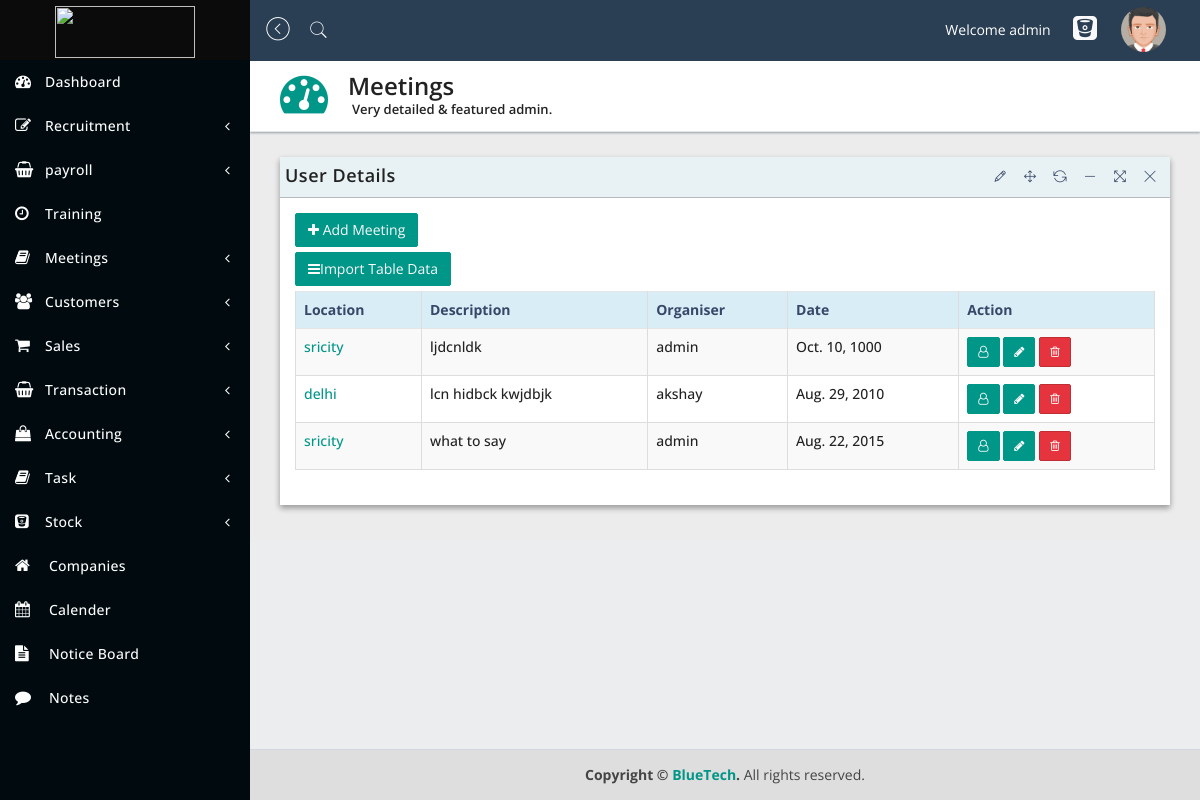
Page /hr/meeting/ (signed in) on the committed database.
### HR/models.py (models this page shows)
class Meeting(models.Model):
    organiser = models.ForeignKey(
        Employee, null=True, related_name='organiser', on_delete=models.CASCADE)
    location = models.CharField(max_length=50)
    description = models.CharField(max_length=5000)
    date = models.DateField()

### Users/models.py (models this page shows)
class Employee(models.Model):
    first_name = models.CharField(max_length=100)
    last_name = models.CharField(max_length=100)
    user = models.OneToOneField(User, on_delete=models.CASCADE)
    phone_no = models.CharField(max_length=15, null=True)
    date = models.DateField(null=True)
    GENDER_CHOICES = (('M', 'Male'),
                      ('F', 'Female'),)
    gender = models.CharField(max_length=50, null=True, choices=GENDER_CHOICES)
    DEPT_CHOICES = (('CEO', 'CEO'),
                    ('HR', 'HR'),
                    ('SALES', 'SALES'),
                    ('ACCOUNTS', 'ACCOUNTS'))
    dept = models.CharField(max_length=100, choices=DEPT_CHOICES)
    position = models.CharField(max_length=50, null=True)
    date_of_joining = models.DateField(null=True)
    reporting_to = models.ForeignKey(
        "Employee", null=True, on_delete=models.CASCADE)
    is_verified = models.BooleanField()
    is_complete = models.BooleanField()
    cv = models.FileField(upload_to='Media/cv')
    profile_pic = models.ImageField(upload_to='Media/profile_pics')
    def __str__(self):
        return self.user.username

### HR/views.py (the view)
# urls.py: path('meeting/', views.MeetingView.as_view(), name='meet'),
class MeetingView(generic.ListView):
    template = 'HR/meeting_list.html'
    def get_queryset(self):
        return Meeting.objects.all()
    def get_context_data(self, **kwargs):
        context = super().get_context_data(**kwargs)
        context['department'] = self.request.user.employee.dept
        return context

### templates/HR/meeting_list.html (shortened to what this page needs)
{% extends 'home/navbar.html' %}
{% load widget_tweaks %}
{% block body %}
    <div class="content-wrapper">
        <section class="content-header">
            <div class="header-icon">
                <i class="fa fa-dashboard"></i>
            </div>
            <div class="header-title">
                <h1>Meetings</h1>
                <small>Very detailed & featured admin.</small>
            </div>
        </section>
        <section class="content">
            <div class="row">
                <div class="col-sm-12">
                    <div class="panel panel-bd lobidrag">
                        <div class="panel-heading">
                            <div class="btn-group" id="buttonexport">
                                <a href="#">
                                    <h4>User Details</h4>
                                </a>
                            </div>
                        </div>
                        <div class="panel-body">
                            <div class="btn-group">
                                <div class="buttonexport">
                                    <a href="{% url 'users:hr:meet_add' %}" class="btn btn-add"><i
                                            class="fa fa-plus"></i> Add Meeting</a>
                                </div>
                                <div>
                                    <a href="#" class="btn btn-exp" data-toggle="modal" data-target="#addusercsv"><i
                                            class="fa fa-bars"></i>Import Table Data</a>
                                </div>
                            </div>
                            <div class="table-responsive">
                                <table id="dataTableExample1" class="table table-bordered table-striped table-hover">
                                    <thead>
                                    <tr class="info">
                                        <th>Location</th>
                                        <th>Description</th>
                                        <th>Organiser</th>
                                        <th>Date</th>
                                        <th>Action</th>
                                    </tr>
                                    </thead>
                                    <tbody>
                                    {% for meeting in object_list %}
                                        <tr>
                                            <td><a href="{% url 'users:hr:meet_detail' meeting.id %}">{{ meeting.location }}</a> </td>
                                            <td>{{ meeting.description }}</td>
                                            <td>{{ meeting.organiser }}</td>
                                            <td>{{ meeting.date }}</td>
                                            <td>
                                                <a href="#" class="btn btn-add btn-sm">
                                                    <i class="fa fa-user-o"></i></a>
                                                <a href="{% url 'users:hr:meet_update' meeting.id %}" class="btn btn-add btn-sm">
                                                    <i class="fa fa-pencil"></i></a>
                                                <a href="#" class="btn btn-danger btn-sm">
                                                    <i class="fa fa-trash-o"></i></a>
                                            </td>
                                        </tr>
                                    {% empty %}
                                        <td>Nothing to show</td>
                                    {% endfor %}
                                    </tbody>
                                </table>
                            </div>
                        </div>
                    </div>
                </div>
            </div>
        </section>
    </div>
{% endblock %}

### templates/home/navbar.html (shortened to what this page needs)
{% load static %}
<!DOCTYPE html>
<html lang="en">
<head>
    <link href="{% static 'assets/plugins/jquery-ui-1.12.1/jquery-ui.min.css' %}" rel="stylesheet" type="text/css"/>
    <link href="{% static 'assets/bootstrap/css/bootstrap.min.css' %}" rel="stylesheet" type="text/css"/>
    <link href="{% static 'assets/plugins/lobipanel/lobipanel.min.css' %}" rel="stylesheet" type="text/css"/>
    <link href="{% static 'assets/plugins/pace/flash.css' %}" rel="stylesheet" type="text/css"/>
    <link href="{% static 'assets/font-awesome/css/font-awesome.min.css' %}" rel="stylesheet" type="text/css"/>
    <link href="{% static 'assets/pe-icon-7-stroke/css/pe-icon-7-stroke.css' %}" rel="stylesheet" type="text/css"/>
    <link href="{% static 'assets/themify-icons/themify-icons.css' %}" rel="stylesheet" type="text/css"/>
    <link href="{% static 'assets/plugins/emojionearea/emojionearea.min.css' %}" rel="stylesheet" type="text/css"/>
    <link href="{% static 'assets/plugins/monthly/monthly.css' %}" rel="stylesheet" type="text/css"/>
    <link href="{% static 'assets/dist/css/stylecrm.css' %}" rel="stylesheet" type="text/css"/>
</head>
<body class="hold-transition sidebar-mini">
<div class="wrapper">
    <header class="main-header">
        <a href="{% url 'users:dashboard' %}" class="logo">
            <span class="logo-lg">
               <img src="{% static 'assets/images/logo.png' %}" style='width:80%;' alt="">
               </span>
        </a>
        <nav class="navbar navbar-static-top">
            <a href="#" class="sidebar-toggle" data-toggle="offcanvas" role="button">
                <span class="pe-7s-angle-left-circle"></span>
            </a>
            <a href="#search"><span class="pe-7s-search"></span></a>
            <div class="navbar-custom-menu">
                <ul class="nav navbar-nav">
                    <li><br><span style="color: white">Welcome {{ user.username }}</span>&nbsp;&nbsp;</li>
                    <li>
                        <a href="{% url 'users:hr:complaints_add' %}">
                            <i class="fa fa-bitbucket-square"></i>
                        </a>
                    </li>
                    <li class="dropdown dropdown-user">
                        <a href="#" class="dropdown-toggle" data-toggle="dropdown">
                            <img src="{% static 'assets/dist/img/avatar5.png' %}" class="img-circle" width="45"
                                 height="45" alt="user"></a>
                    </li>
                </ul>
            </div>
        </nav>
    </header>
    <aside class="main-sidebar">
        <div class="sidebar">
            <ul class="sidebar-menu">
                <li class="active">
                    <a href="{% url 'users:dashboard' %}"><i class="fa fa-tachometer"></i><span>Dashboard</span>
                    </a>
                </li>
                {% if department == 'CEO' %}
                    {% include 'HR/hr_navbar.html' %}
                    {% include 'Sales/sales_navbar.html' %}
                    {% include 'Accounts/accounts_navbar.html' %}
                {% endif %}
                <li class="treeview">
                    <a href="#">
                        <i class="fa fa-book"></i><span>Task</span>
                        <span class="pull-right-container">
                     <i class="fa fa-angle-left pull-right"></i>
                     </span>
                    </a>
                </li>
                <li class="treeview">
                    <a href="#">
                        <i class="fa fa-bitbucket-square"></i><span>Stock</span>
                        <span class="pull-right-container">
                     <i class="fa fa-angle-left pull-right"></i>
                     </span>
                    </a>
                </li>
                <li>
                    <a href="company.html">
                        <i class="fa fa-home"></i> <span>Companies</span>
                    </a>
                </li>
                <li>
                    <a href="calender.html">
                        <i class="fa fa-calendar"></i> <span>Calender</span>
                    </a>
                </li>
                <li>
                    <a href="notice.html">
                        <i class="fa fa-file-text"></i> <span>Notice Board</span>
                    </a>
                </li>
                <li>
                    <a href="note.html">
                        <i class="fa fa-comment"></i> <span>Notes</span>
                    </a>
                </li>
            </ul>
        </div>
    </aside>
    {% block body %}
    {% endblock %}
    <footer class="main-footer">
        <strong>Copyright &copy; <a href="#">BlueTech</a>.</strong> All rights reserved.
    </footer>
</div>
</body>
</html>

### rows in the picture
Meeting: location "sricity", description "ljdcnldk", organiser "admin", date "Oct. 10, 1000"
Meeting: location "delhi", description "lcn hidbck kwjdbjk", organiser "akshay", date "Aug. 29, 2010"
Meeting: location "sricity", description "what to say", organiser "admin", date "Aug. 22, 2015"

### other values in the picture
{{ user.username }} "admin"
